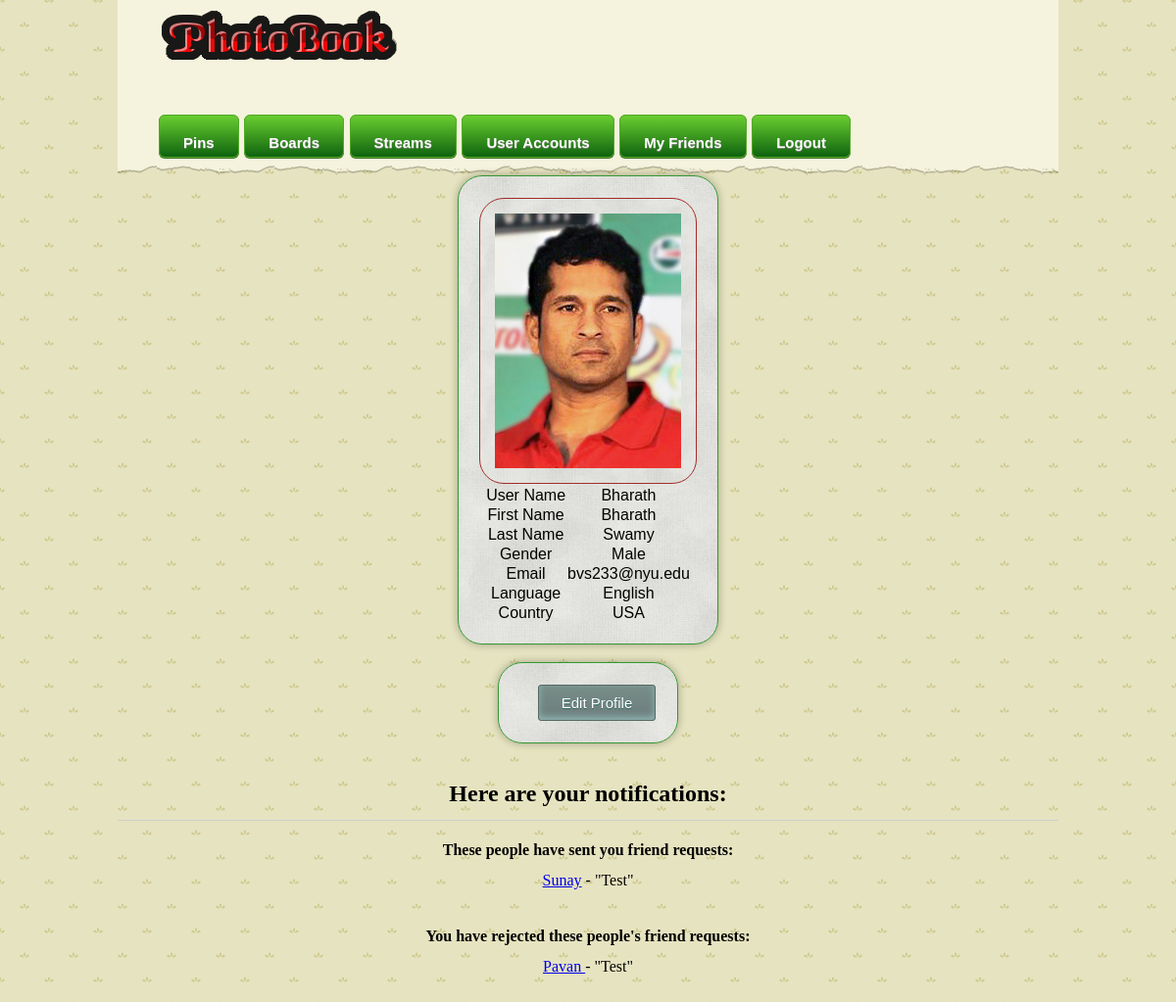
Page /views/user_profile.php (signed in) on the committed database.
### tables this page shows
CREATE TABLE `user` (
  `user_id` varchar(50) NOT NULL,
  `created` timestamp NULL DEFAULT CURRENT_TIMESTAMP ON UPDATE CURRENT_TIMESTAMP,
  `fname` varchar(50) DEFAULT NULL,
  `lname` varchar(50) DEFAULT NULL,
  `email` varbinary(50) DEFAULT NULL,
  `gender` enum('Male','Female','Not declared') DEFAULT NULL,
  `profile_pic_path` varchar(50) DEFAULT NULL,
  `password` varchar(50) DEFAULT NULL,
  `last_updated` timestamp NULL DEFAULT CURRENT_TIMESTAMP,
  `language` varchar(50) DEFAULT NULL,
  `country` varchar(50) DEFAULT NULL,
  `status` enum('Active','Inactive') DEFAULT NULL,
  PRIMARY KEY (`user_id`)
);

CREATE TABLE `friend_request` (
  `row_id` int(11) NOT NULL AUTO_INCREMENT,
  `created` timestamp NOT NULL DEFAULT CURRENT_TIMESTAMP ON UPDATE CURRENT_TIMESTAMP,
  `user_id` varchar(50) DEFAULT NULL,
  `friend_id` varchar(50) DEFAULT NULL,
  `message` varchar(1000) DEFAULT NULL,
  `status` enum('Rejected','Pending') DEFAULT 'Pending',
  PRIMARY KEY (`row_id`),
  KEY `user_id` (`user_id`),
  KEY `friend_id` (`friend_id`),
  CONSTRAINT `friend_request_ibfk_1` FOREIGN KEY (`user_id`) REFERENCES `user` (`user_id`) ON UPDATE CASCADE,
  CONSTRAINT `friend_request_ibfk_2` FOREIGN KEY (`friend_id`) REFERENCES `user` (`user_id`) ON UPDATE CASCADE
);

### php/queries.php (called while the page is built, shortened)
<?php
function get_user_details($user)
{
	$DB = "dbproject";
	$sql = <<<SQL
SELECT
	user_id, fname, lname, email, gender, language, country, password
FROM
	user
WHERE user_id = '$user';
SQL;
	$result = mysql_query($sql) or die(mysql_error());
	return $result;
}
function friend_requests($user, &$err_msg)
{
	$con = dbConnect();
	$result = mysqli_query($con, "SELECT user_id, status, message FROM friend_request WHERE friend_id='$user'");
	if (mysqli_num_rows($result)== 0)
	{
		$err_msg = "No pending notifications";
		return FALSE;
	}
	else
		return $result;
}
?>

### views/user_profile.php (the view, shortened to what this page needs)
<?php
include_once '../php/queries.php';
$uname = isset($_GET['username'])?$_GET['username']:"";
?>
<!DOCTYPE html>
<html>
<head>
  <link href="../css/default.css" rel="stylesheet">
</head>
<body>
<header id="header">
	<h1>
		<a>
			<table>
				<td><a class="addbutton menu_button" id="menu_pins">Pins</a>
				<a class="addbutton menu_button" id="menu_boards">Boards</a>
				<a href="/photobook/views/my_streams.php"class="addbutton menu_button" id="menu_streams">Streams</a>
				<a href="/photobook/views/user_profile.php" class="addbutton menu_button" id="menu_user">User Accounts</a>
				<a href="/photobook/views/my_friends.php" class="addbutton menu_button" id="menu_user">My Friends</a>
				<a href="/photobook/php/logout.php" class="addbutton menu_button" id="menu_user">Logout</a></td>
			</table>
		</a>
	</h1>
</header>
<?php
if($_GET)
{
	$result = get_user_details("{$_GET['username']}");
	$row = mysql_fetch_array($result);
	$location = "../users/".$row[0]."/userprofilepic.jpg";
$A = <<<A
		<form action="/" id="center1" style="margin:auto;">
		<div class='show-pin'>
		<img class="show-pin" src=$location alt="User Profile Picture">
		</div>
			<table id="center1">
				<tr><td><label>User Name</label></td><td>$row[0]</td></tr>
				<tr><td><label>First Name</label></td><td>$row[1]</td></tr>
				<tr><td><label>Last Name</label></td><td>$row[2]</td></tr>
				<tr><td><label>Gender</label></td><td>$row[4]</td></tr>
				<tr><td><label>Email</label></td><td>$row[3]</td></tr>
				<tr><td><label>Language</label></td><td>$row[5]</td></tr>
				<tr><td><label>Country</label></td><td>$row[6]</td></tr>
			</table>
		</form>
A;
	echo $A;
$B = <<<B
<br/>
<form method="post" hidden action="user_pins.php" id="user_pins">
<input type="text" name="uname" value="$uname" hidden/>
</form>
<input value="Show Pins" type="button" id="user_pins_button" class="menubutton"/>
<form method="post" hidden action="user_boards.php" id="user_boards">
<input type="text" name="uname" value="$uname" hidden/>
</form>
<input value="Show Boards" type="button" id="user_boards_button" class="menubutton">
<br/><br/><br/>
B;
	echo $B;
	$errmsg = NULL;
	check_friendship($_SESSION['uname'], $_GET['username'], $errmsg);
	if($errmsg == 0)
	{
		echo "Unable to connect to Database";
	}
	if($errmsg == 1)
	{
		echo '<input value="Remove friend" type="button" id="remove_friend" class="menubutton">';
		echo '<div id=errmsg3 />';
	}
	if($errmsg == 2)
	{
		echo 'Invite has already been sent, waiting for confirmation.';
	}
	if($errmsg == 3)
	{
		echo $_GET['username'].' has sent you a friend request. What do you want to do?';
		echo '<input value="Accept" type="button" id="accept" class="menubutton">';
		echo '<input value="Reject" type="button" id="reject" class="menubutton">';
		echo '<div id=errmsg1 />';
		echo '<div id=errmsg4 />';
	}
	if($errmsg == 4)
	{
		echo "You have rejected this person's invite. Do you want to accept?";
		echo '<input value="Yes" type="button" id="accept" class="menubutton">';
	}
	if($errmsg == 5)
	{
		echo '<form action="../php/create_invitation.php" method="post" id="Send_invite" style="margin: auto">';
		echo 'User';
		echo '<input Name="invited_user" type="Text" value='.$_GET["username"].' readonly>';
		echo 'Message';
		echo '<input Name="Message" type="Text">';
		echo '<input value="Invite" type="submit">';
		echo '</form>';
		echo "<div id='errmsg2' />";
	}
}
else
{
$B = <<<B
<br/>
<form action="../php/edit_profile.php" method="post" style="margin:auto;">
<input value="Edit Profile" type="submit" class="menubutton">
</form>
B;
$result = get_user_details("{$_SESSION['uname']}");
$row = mysql_fetch_array($result);
$location = "../users/".$_SESSION['uname']."/userprofilepic.jpg";
$C = <<<C
		<form action="/" style="margin:auto;">
		<div class='show-pin2'>
		<img class="show-pin2" src=$location alt="User Profile Picture">
		</div>
			<table style="margin:auto;">
				<tr><td><label>User Name</label></td><td>$row[0]</td></tr>
				<tr><td><label>First Name</label></td><td>$row[1]</td></tr>
				<tr><td><label>Last Name</label></td><td>$row[2]</td></tr>
				<tr><td><label>Gender</label></td><td>$row[4]</td></tr>
				<tr><td><label>Email</label></td><td>$row[3]</td></tr>
				<tr><td><label>Language</label></td><td>$row[5]</td></tr>
				<tr><td><label>Country</label></td><td>$row[6]</td></tr>
			</table>
		</form>
C;
echo $C;
echo $B;
	echo '<br/><h2>Here are your notifications:</h2>';
	echo '<hr>';
	$result = friend_requests($_SESSION['uname'], $errmsg);
	if($result == FALSE)
		echo $errmsg;
	else
	{
		echo "<h4>These people have sent you friend requests:</h4>";
		while($row1 = mysqli_fetch_array($result))
		{
			if($row1[1]=="Pending")
			{
				echo "<a href = 'http://localhost/photobook/views/user_profile.php?username=$row1[0]'>$row1[0]</a> - \"$row1[2]\"<br/>";
			}
		}
		echo '<div id="errmsg1" />';
		$result = friend_requests($_SESSION['uname'], $errmsg);
		echo "<br/>";
		echo "<h4>You have rejected these people's friend requests:</h4>";
		while($row2 = mysqli_fetch_array($result))
		{
			if($row2[1]=="Rejected")
			{
				echo "<a href = 'http://localhost/photobook/views/user_profile.php?username=$row2[0]'> $row2[0] </a> - \"$row2[2]\"<br/>";
			}
		}
	}
}
?>
</body>
</html>

### css/default.css (style rules this page uses)
table, tbody, tr, th, td { margin: 0; padding: 0; border: 0; outline: 0; font-size: 100%; background: transparent; }
p, dl, hr, h1, h2, h3, h4, h5, h6, ol, ul, pre, address, fieldset { margin-bottom: 10px; }
h1, h2, h3, h4, h5, h6 { padding-bottom: 3px; }
hr { border: 0 #ccc solid; border-top-width: 1px; clear: both; height: 0; }
html { background: url(./images/background.png) repeat; padding: 0 0 40px; text-align: center; }
header { background-image: url(./images/header_bg.png); height: 179px; width: 100%; }
header h1 { float: left; font-size: 1.4em; line-height: 2em; text-transform: capitalize; text-align: left; margin-top: 0px; margin-left: 40px; border: none; }
header h1 a { background: url(./images/logo_small.png) no-repeat; cursor: pointer; display: inline-block; padding-right: 100px; padding-left: 0px; padding-top: 115px; height: 30px; }
nav ul li:hover, { font: Verdana; font-size: 20px; border-radius: 5px; padding-left: 3px; }
body { margin-bottom: 20px; width: 960px; margin: 0 auto; border: none; }
form { background: url(/photobook/css/images/form-background.png); padding: 20px; position: relative; display:table; font-family: Verdana, Geneva, sans-serif; font-size: 16px; border: 1px solid #339933; box-shadow: 0px 0px 8px rgba(0, 0, 0, 0.3); border-radius: 25px; margin: 20px; }
input,textarea { border-radius: 4px; margin: 2px; }
table tr td, table tr td h3 { vertical-align: top; margin:auto; }
input[type=submit].addbutton,button.addbutton, a.addbutton, h3.addbutton { -moz-box-shadow: 0px 1px 0px 0px #3e7327; -webkit-box-shadow: 0px 1px 0px 0px #3e7327; box-shadow: 0px 1px 0px 0px #3e7327; background:-webkit-gradient(linear, left top, left bottom, color-stop(0.05, #65c92f), color-stop(1, #0e630e)); background:-moz-linear-gradient(top, #65c92f 5%, #0e630e 100%); background:-webkit-linear-gradient(top, #65c92f 5%, #0e630e 100%); background:-o-linear-gradient(top, #65c92f 5%, #0e630e 100%); background:-ms-linear-gradient(top, #65c92f 5%, #0e630e 100%); background:linear-gradient(to bottom, #65c92f 5%, #0e630e 100%); filter:progid:DXImageTransform.Microsoft.gradient(startColorstr='#65c92f', endColorstr='#0e630e',GradientType=0); background-color:#65c92f; -moz-border-radius:6px; -webkit-border-radius:6px; border-radius:6px; border:1px solid #53a828; display:inline-block; cursor:pointer; color:#ffffff; font-family:arial; font-size:15px; font-weight:bold; padding:6px 24px; text-decoration:none; text-shadow:0px 1px 0px #788073; }
.menubutton { -moz-box-shadow:inset 0px -3px 7px 0px #91b8b3; -webkit-box-shadow:inset 0px -3px 7px 0px #91b8b3; box-shadow:inset 0px -3px 7px 0px #91b8b3; background:-webkit-gradient(linear, left top, left bottom, color-stop(0.05, #768d87), color-stop(1, #6c7c7c)); background:-moz-linear-gradient(top, #768d87 5%, #6c7c7c 100%); background:-webkit-linear-gradient(top, #768d87 5%, #6c7c7c 100%); background:-o-linear-gradient(top, #768d87 5%, #6c7c7c 100%); background:-ms-linear-gradient(top, #768d87 5%, #6c7c7c 100%); background:linear-gradient(to bottom, #768d87 5%, #6c7c7c 100%); filter:progid:DXImageTransform.Microsoft.gradient(startColorstr='#768d87', endColorstr='#6c7c7c',GradientType=0); background-color:#768d87; -moz-border-radius:3px; -webkit-border-radius:3px; border-radius:3px; border:1px solid #566963; display:inline-block; cursor:pointer; color:#ffffff; font-family:arial; font-size:15px; padding:9px 23px; text-decoration:none; text-shadow:0px 1px 0px #2b665e; position: relative; margin-left: 20px; }
div.show-pin2 { border-width: 1px; padding :15px; margin: 1px; position: relative; display: inline-block; zoom: 1; display*:inline; margin-top: 2px; font-family: Tahoma, Geneva, sans-serif; font-size: 12px; border: 1px solid brown; border-radius: 25px; background: url(/photobook/css/images/pin-background.png); background-size: 100%, 100%; }
img.show-pin2 { color: #222222;max-height: 300px; max-width: 400px; vertical-align: middle; }

### rows in the picture
user: user_id "Bharath", fname "Bharath", lname "Swamy", gender "Male", email "bvs233@nyu.edu", language "English", country "USA"
friend_request: user "Sunay", message "Test"
friend_request: user "Pavan", message "Test"
